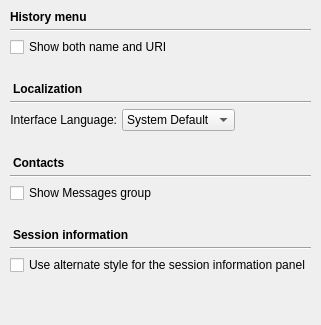
          <widget class="QWidget" name="interface_tab">
           <attribute name="title">
            <string>Interface</string>
           </attribute>
           <layout class="QGridLayout" name="gridLayout_6">
            <property name="leftMargin">
             <number>10</number>
            </property>
            <property name="topMargin">
             <number>10</number>
            </property>
            <property name="rightMargin">
             <number>10</number>
            </property>
            <property name="bottomMargin">
             <number>10</number>
            </property>
            <property name="spacing">
             <number>5</number>
            </property>
            <item row="1" column="0">
             <widget class="Line" name="line_14">
              <property name="baseSize">
               <size>
                <width>0</width>
                <height>10</height>
               </size>
              </property>
              <property name="orientation">
               <enum>Qt::Horizontal</enum>
              </property>
             </widget>
            </item>
            <item row="2" column="0">
             <widget class="QCheckBox" name="history_name_and_uri_button">
              <property name="text">
               <string>Show both name and URI</string>
              </property>
             </widget>
            </item>
            <item row="7" column="0">
             <widget class="QLabel" name="label_9">
              <property name="font">
               <font>
                <weight>75</weight>
                <bold>true</bold>
               </font>
              </property>
              <property name="styleSheet">
               <string notr="true">margin-top: 20px;</string>
              </property>
              <property name="text">
               <string>Contacts</string>
              </property>
             </widget>
            </item>
            <item row="13" column="0">
             <spacer name="verticalSpacer_5">
              <property name="orientation">
               <enum>Qt::Vertical</enum>
              </property>
              <property name="sizeHint" stdset="0">
               <size>
                <width>20</width>
                <height>40</height>
               </size>
              </property>
             </spacer>
            </item>
            <item row="8" column="0">
             <widget class="Line" name="line_16">
              <property name="orientation">
               <enum>Qt::Horizontal</enum>
              </property>
             </widget>
            </item>
            <item row="0" column="0">
             <widget class="QLabel" name="label_6">
              <property name="font">
               <font>
                <weight>75</weight>
                <bold>true</bold>
               </font>
              </property>
              <property name="text">
               <string>History menu</string>
              </property>
             </widget>
            </item>
            <item row="4" column="0">
             <widget class="QLabel" name="label_7">
              <property name="font">
               <font>
                <weight>75</weight>
                <bold>true</bold>
               </font>
              </property>
              <property name="styleSheet">
               <string notr="true">margin-top: 20px;</string>
              </property>
              <property name="text">
               <string>Localization</string>
              </property>
             </widget>
            </item>
            <item row="5" column="0">
             <widget class="Line" name="line_15">
              <property name="orientation">
               <enum>Qt::Horizontal</enum>
              </property>
             </widget>
            </item>
            <item row="6" column="0">
             <layout class="QHBoxLayout" name="horizontalLayout">
              <item>
               <widget class="QLabel" name="label_8">
                <property name="sizePolicy">
                 <sizepolicy hsizetype="Preferred" vsizetype="Preferred">
                  <horstretch>0</horstretch>
                  <verstretch>0</verstretch>
                 </sizepolicy>
                </property>
                <property name="font">
                 <font>
                  <weight>50</weight>
                  <bold>false</bold>
                 </font>
                </property>
                <property name="text">
                 <string>Interface Language:</string>
                </property>
                <property name="alignment">
                 <set>Qt::AlignRight|Qt::AlignTrailing|Qt::AlignVCenter</set>
                </property>
               </widget>
              </item>
              <item>
               <widget class="QComboBox" name="language_button">
                <property name="currentText">
                 <string>System Default</string>
                </property>
                <property name="currentIndex">
                 <number>0</number>
                </property>
                <property name="sizeAdjustPolicy">
                 <enum>QComboBox::AdjustToContents</enum>
                </property>
                <item>
                 <property name="text">
                  <string>System Default</string>
                 </property>
                </item>
                <item>
                 <property name="text">
                  <string notr="true">English</string>
                 </property>
                </item>
                <item>
                 <property name="text">
                  <string notr="true" comment="nl">Nederlands</string>
                 </property>
                </item>
                <item>
                 <property name="text">
                  <string notr="true" comment="ro">Română</string>
                 </property>
                </item>
               </widget>
              </item>
              <item>
               <spacer name="horizontalSpacer_2">
                <property name="orientation">
                 <enum>Qt::Horizontal</enum>
                </property>
                <property name="sizeHint" stdset="0">
                 <size>
                  <width>40</width>
                  <height>20</height>
                 </size>
                </property>
               </spacer>
              </item>
             </layout>
            </item>
            <item row="9" column="0">
             <widget class="QCheckBox" name="show_messages_group_button">
              <property name="toolTip">
               <string>Show virtual messages group containing all contacts with messages</string>
              </property>
              <property name="text">
               <string>Show Messages group</string>
              </property>
             </widget>
            </item>
            <item row="10" column="0">
             <widget class="QLabel" name="session_info_label">
              <property name="font">
               <font>
                <weight>75</weight>
                <bold>true</bold>
               </font>
              </property>
              <property name="styleSheet">
               <string notr="true">margin-top: 20px;</string>
              </property>
              <property name="text">
               <string>Session information</string>
              </property>
             </widget>
            </item>
            <item row="11" column="0">
             <widget class="Line" name="session_info_line">
              <property name="orientation">
               <enum>Qt::Horizontal</enum>
              </property>
             </widget>
            </item>
            <item row="12" column="0">
             <widget class="QCheckBox" name="session_info_style_button">
              <property name="text">
               <string>Use alternate style for the session information panel</string>
              </property>
             </widget>
            </item>
           </layout>
          </widget>
